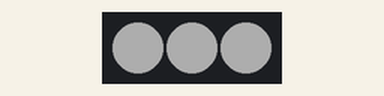
Recording of a sketch running on a simulated Arduino Uno, built with avr-gcc and run on an emulated ATmega328P. On the bench: 3 RGB LEDs in strip order, left to right. Dim RGB values are drawn brighter than linear.

Above: at 0.5 s.
At 5.5 s:
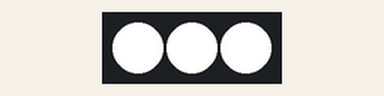
Timing chart, 0 to 6.9 s (numbered marks = the images above):
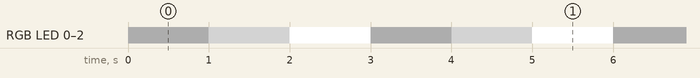

The sketch:

Neopixel_3.ino
```cpp
#include <Adafruit_NeoPixel.h>

Adafruit_NeoPixel strip = Adafruit_NeoPixel(3, 6, NEO_GRB + NEO_KHZ800);

void setup() {
  strip.begin();
}

void loop() {
  for (int i = 0; i < 3; i++) {
    strip.setPixelColor(i, 255, 255, 255);
  }

  strip.setBrightness(50);
  strip.show();
  delay(1000);


  strip.setBrightness(125);
  strip.show();
  delay(1000);

  strip.setBrightness(255);
  strip.show();
  delay(1000);
}
```

Measured:
- by itself, RGB LED 0–2: repeats every 3.0 s: RGB(125, 125, 125) 1.0 s, RGB(255, 255, 255) 1.0 s, RGB(50, 50, 50) 1.0 s
- by itself, everything shown: repeats every 3.0 s, in 3 steps
